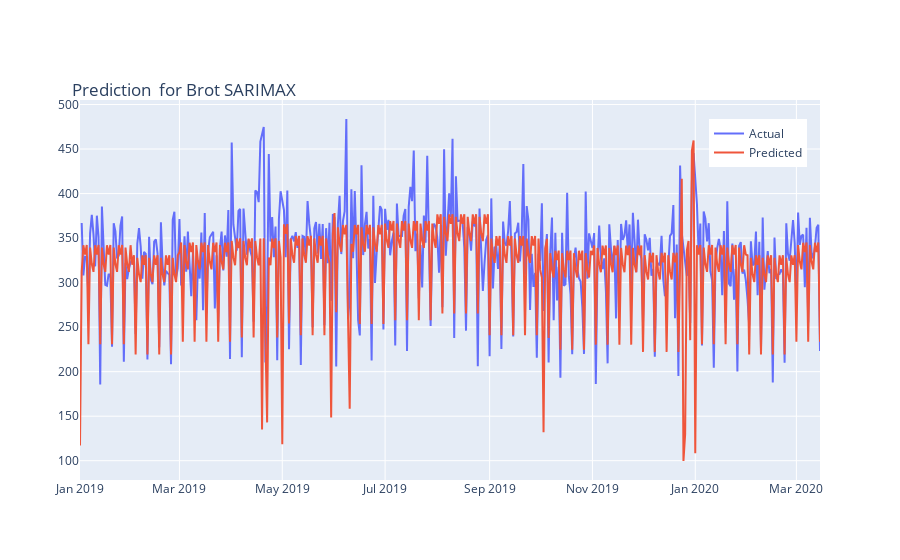

This figure's notebook cell:
### Code cell
fig = go.Figure()
# Create and style traces
fig.add_trace(go.Scatter(x=s_13.index, y=s_13.Brot, name='Actual',))
fig.add_trace(go.Scatter(x=p_13.index, y=p_13.predicted_mean, name='Predicted',))
fig.update_layout(title_text='Prediction  for Brot SARIMAX', title_x=0.01)
fig.update_layout(legend=dict(
    yanchor="top",
    y=0.95,
    xanchor="left",
    x=0.85
))
fig.update_layout(title=dict(
    yanchor="top",
    y=0.85,
    xanchor="left",
    x=0.08))

fig.show()

### Figure 1 — Plotly figure (JSON) as saved in the notebook; plotly's stock layout.template omitted (floating-point values rounded to 4 significant figures; data arrays with more than 128 entries replaced by an {"elided": "..."} marker saying what was removed)
{"data": [{"name": "Actual", "type": "scatter", "x": {"elided": "430 str values"}, "y": {"elided": "430 float values"}}, {"name": "Predicted", "type": "scatter", "x": {"elided": "440 str values"}, "y": {"elided": "440 float values"}}], "layout": {"legend": {"x": 0.85, "xanchor": "left", "y": 0.95, "yanchor": "top"}, "title": {"text": "Prediction  for Brot SARIMAX", "x": 0.08, "xanchor": "left", "y": 0.85, "yanchor": "top"}}}
